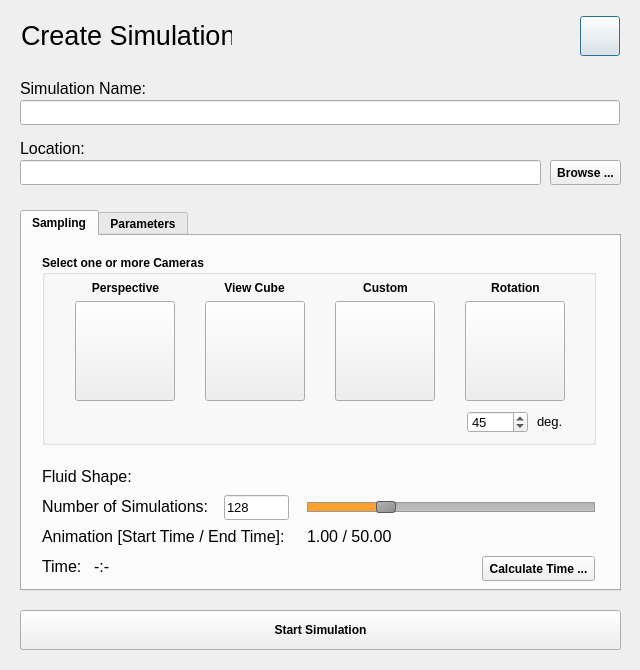
<?xml version="1.0" encoding="UTF-8"?>
<ui version="4.0">
 <class>CreateProjectDialog</class>
 <widget class="QDialog" name="CreateProjectDialog">
  <property name="geometry">
   <rect>
    <x>0</x>
    <y>0</y>
    <width>640</width>
    <height>670</height>
   </rect>
  </property>
  <property name="minimumSize">
   <size>
    <width>640</width>
    <height>670</height>
   </size>
  </property>
  <property name="maximumSize">
   <size>
    <width>640</width>
    <height>670</height>
   </size>
  </property>
  <property name="windowTitle">
   <string>Fluid Explorer - Create Simulation</string>
  </property>
  <widget class="QPushButton" name="pushButtonNewPrjHelp">
   <property name="geometry">
    <rect>
     <x>580</x>
     <y>16</y>
     <width>40</width>
     <height>40</height>
    </rect>
   </property>
   <property name="styleSheet">
    <string notr="true"/>
   </property>
   <property name="text">
    <string/>
   </property>
   <property name="iconSize">
    <size>
     <width>30</width>
     <height>30</height>
    </size>
   </property>
  </widget>
  <widget class="QLabel" name="labelMain">
   <property name="geometry">
    <rect>
     <x>21</x>
     <y>20</y>
     <width>211</width>
     <height>30</height>
    </rect>
   </property>
   <property name="font">
    <font>
     <family>MS Shell Dlg 2</family>
     <pointsize>20</pointsize>
     <italic>false</italic>
     <strikeout>false</strikeout>
     <kerning>false</kerning>
    </font>
   </property>
   <property name="text">
    <string>Create Simulation</string>
   </property>
  </widget>
  <widget class="QLineEdit" name="lineEdit_SimulationName">
   <property name="geometry">
    <rect>
     <x>20</x>
     <y>100</y>
     <width>600</width>
     <height>25</height>
    </rect>
   </property>
   <property name="font">
    <font>
     <pointsize>10</pointsize>
    </font>
   </property>
  </widget>
  <widget class="QLabel" name="label_Name">
   <property name="geometry">
    <rect>
     <x>20</x>
     <y>80</y>
     <width>170</width>
     <height>16</height>
    </rect>
   </property>
   <property name="font">
    <font>
     <pointsize>12</pointsize>
    </font>
   </property>
   <property name="text">
    <string>Simulation Name:</string>
   </property>
  </widget>
  <widget class="QLabel" name="label_Location">
   <property name="geometry">
    <rect>
     <x>20</x>
     <y>140</y>
     <width>170</width>
     <height>16</height>
    </rect>
   </property>
   <property name="font">
    <font>
     <pointsize>12</pointsize>
    </font>
   </property>
   <property name="text">
    <string>Location:</string>
   </property>
  </widget>
  <widget class="QLineEdit" name="lineEdit_ProjPath">
   <property name="geometry">
    <rect>
     <x>20</x>
     <y>160</y>
     <width>521</width>
     <height>25</height>
    </rect>
   </property>
   <property name="font">
    <font>
     <pointsize>10</pointsize>
    </font>
   </property>
  </widget>
  <widget class="QPushButton" name="pushButtonBrowse">
   <property name="geometry">
    <rect>
     <x>550</x>
     <y>160</y>
     <width>71</width>
     <height>25</height>
    </rect>
   </property>
   <property name="font">
    <font>
     <weight>75</weight>
     <bold>true</bold>
    </font>
   </property>
   <property name="styleSheet">
    <string notr="true"/>
   </property>
   <property name="text">
    <string>Browse ...</string>
   </property>
  </widget>
  <widget class="QTabWidget" name="tabWidget">
   <property name="enabled">
    <bool>true</bool>
   </property>
   <property name="geometry">
    <rect>
     <x>20</x>
     <y>210</y>
     <width>601</width>
     <height>381</height>
    </rect>
   </property>
   <property name="font">
    <font>
     <weight>75</weight>
     <bold>true</bold>
    </font>
   </property>
   <property name="styleSheet">
    <string notr="true"/>
   </property>
   <property name="tabPosition">
    <enum>QTabWidget::North</enum>
   </property>
   <property name="currentIndex">
    <number>0</number>
   </property>
   <widget class="QWidget" name="tabSampling">
    <attribute name="title">
     <string>Sampling</string>
    </attribute>
    <widget class="QGroupBox" name="groupBoxCameras">
     <property name="geometry">
      <rect>
       <x>20</x>
       <y>19</y>
       <width>554</width>
       <height>190</height>
      </rect>
     </property>
     <property name="title">
      <string>Select one or more Cameras</string>
     </property>
     <widget class="QPushButton" name="pushButton_CamPV">
      <property name="geometry">
       <rect>
        <x>33</x>
        <y>46</y>
        <width>100</width>
        <height>100</height>
       </rect>
      </property>
      <property name="text">
       <string/>
      </property>
      <property name="iconSize">
       <size>
        <width>90</width>
        <height>90</height>
       </size>
      </property>
     </widget>
     <widget class="QPushButton" name="pushButton_CamVC">
      <property name="geometry">
       <rect>
        <x>163</x>
        <y>46</y>
        <width>100</width>
        <height>100</height>
       </rect>
      </property>
      <property name="text">
       <string/>
      </property>
      <property name="iconSize">
       <size>
        <width>90</width>
        <height>90</height>
       </size>
      </property>
     </widget>
     <widget class="QPushButton" name="pushButton_CamSPH">
      <property name="geometry">
       <rect>
        <x>293</x>
        <y>46</y>
        <width>100</width>
        <height>100</height>
       </rect>
      </property>
      <property name="text">
       <string/>
      </property>
      <property name="iconSize">
       <size>
        <width>90</width>
        <height>90</height>
       </size>
      </property>
     </widget>
     <widget class="QPushButton" name="pushButton_ROT">
      <property name="geometry">
       <rect>
        <x>423</x>
        <y>46</y>
        <width>100</width>
        <height>100</height>
       </rect>
      </property>
      <property name="text">
       <string/>
      </property>
      <property name="iconSize">
       <size>
        <width>90</width>
        <height>90</height>
       </size>
      </property>
     </widget>
     <widget class="QSpinBox" name="spinBox_rotDeg">
      <property name="geometry">
       <rect>
        <x>425</x>
        <y>156</y>
        <width>61</width>
        <height>22</height>
       </rect>
      </property>
      <property name="font">
       <font>
        <pointsize>10</pointsize>
        <weight>50</weight>
        <bold>false</bold>
       </font>
      </property>
      <property name="minimum">
       <number>10</number>
      </property>
      <property name="maximum">
       <number>90</number>
      </property>
      <property name="value">
       <number>45</number>
      </property>
     </widget>
     <widget class="QLabel" name="label">
      <property name="geometry">
       <rect>
        <x>495</x>
        <y>156</y>
        <width>31</width>
        <height>20</height>
       </rect>
      </property>
      <property name="font">
       <font>
        <pointsize>10</pointsize>
        <weight>50</weight>
        <bold>false</bold>
       </font>
      </property>
      <property name="text">
       <string>deg.</string>
      </property>
     </widget>
     <widget class="QLabel" name="label_2">
      <property name="geometry">
       <rect>
        <x>33</x>
        <y>23</y>
        <width>101</width>
        <height>20</height>
       </rect>
      </property>
      <property name="text">
       <string>Perspective</string>
      </property>
      <property name="alignment">
       <set>Qt::AlignCenter</set>
      </property>
     </widget>
     <widget class="QLabel" name="label_3">
      <property name="geometry">
       <rect>
        <x>162</x>
        <y>23</y>
        <width>101</width>
        <height>20</height>
       </rect>
      </property>
      <property name="text">
       <string>View Cube</string>
      </property>
      <property name="alignment">
       <set>Qt::AlignCenter</set>
      </property>
     </widget>
     <widget class="QLabel" name="label_4">
      <property name="geometry">
       <rect>
        <x>293</x>
        <y>23</y>
        <width>101</width>
        <height>20</height>
       </rect>
      </property>
      <property name="text">
       <string>Custom</string>
      </property>
      <property name="alignment">
       <set>Qt::AlignCenter</set>
      </property>
     </widget>
     <widget class="QLabel" name="label_5">
      <property name="geometry">
       <rect>
        <x>423</x>
        <y>23</y>
        <width>101</width>
        <height>20</height>
       </rect>
      </property>
      <property name="text">
       <string>Rotation</string>
      </property>
      <property name="alignment">
       <set>Qt::AlignCenter</set>
      </property>
     </widget>
     <widget class="QLabel" name="label_selectedCam">
      <property name="geometry">
       <rect>
        <x>284</x>
        <y>156</y>
        <width>121</width>
        <height>20</height>
       </rect>
      </property>
      <property name="font">
       <font>
        <pointsize>9</pointsize>
       </font>
      </property>
      <property name="text">
       <string/>
      </property>
      <property name="alignment">
       <set>Qt::AlignCenter</set>
      </property>
     </widget>
    </widget>
    <widget class="QLabel" name="labelNumberSeq">
     <property name="geometry">
      <rect>
       <x>20</x>
       <y>260</y>
       <width>171</width>
       <height>21</height>
      </rect>
     </property>
     <property name="font">
      <font>
       <pointsize>12</pointsize>
       <weight>50</weight>
       <bold>false</bold>
      </font>
     </property>
     <property name="text">
      <string>Number of Simulations:</string>
     </property>
    </widget>
    <widget class="QLabel" name="labelTime">
     <property name="geometry">
      <rect>
       <x>20</x>
       <y>320</y>
       <width>41</width>
       <height>21</height>
      </rect>
     </property>
     <property name="font">
      <font>
       <pointsize>12</pointsize>
       <weight>50</weight>
       <bold>false</bold>
      </font>
     </property>
     <property name="text">
      <string>Time:</string>
     </property>
    </widget>
    <widget class="QSlider" name="horizontalSlider_numberSeq">
     <property name="geometry">
      <rect>
       <x>285</x>
       <y>261</y>
       <width>288</width>
       <height>20</height>
      </rect>
     </property>
     <property name="styleSheet">
      <string notr="true"> QSlider::groove:horizontal {
     border: 1px solid #999999;
     height: 8px; /* the groove expands to the size of the slider by default. by giving it a height, it has a fixed size */
     background: qlineargradient(x1:0, y1:0, x2:0, y2:1, stop:0 #B1B1B1, stop:1 #c4c4c4);
     margin: 2px 0;
 }

 QSlider::handle:horizontal {
     background: qlineargradient(x1:0, y1:0, x2:1, y2:1, stop:0 #b4b4b4, stop:1 #8f8f8f);
     border: 1px solid #5c5c5c;
     width: 18px;
     margin: -2px 0; /* handle is placed by default on the contents rect of the groove. Expand outside the groove */
     border-radius: 3px;
 }

QSlider::sub-page:qlineargradient {
     border: 1px solid #999999;
     height: 8px; /* the groove expands to the size of the slider by default. by giving it a height, it has a fixed size */
     background: rgb(255, 160, 47);
     margin: 2px 0;
}</string>
     </property>
     <property name="minimum">
      <number>1</number>
     </property>
     <property name="maximum">
      <number>500</number>
     </property>
     <property name="pageStep">
      <number>1</number>
     </property>
     <property name="value">
      <number>128</number>
     </property>
     <property name="orientation">
      <enum>Qt::Horizontal</enum>
     </property>
    </widget>
    <widget class="QLineEdit" name="lineEdit_numberSeq">
     <property name="geometry">
      <rect>
       <x>202</x>
       <y>259</y>
       <width>65</width>
       <height>25</height>
      </rect>
     </property>
     <property name="font">
      <font>
       <pointsize>10</pointsize>
       <weight>50</weight>
       <bold>false</bold>
      </font>
     </property>
     <property name="text">
      <string>128</string>
     </property>
    </widget>
    <widget class="QLabel" name="labelAnimationTime">
     <property name="geometry">
      <rect>
       <x>20</x>
       <y>290</y>
       <width>251</width>
       <height>21</height>
      </rect>
     </property>
     <property name="font">
      <font>
       <pointsize>12</pointsize>
       <weight>50</weight>
       <bold>false</bold>
      </font>
     </property>
     <property name="text">
      <string>Animation [Start Time / End Time]:</string>
     </property>
    </widget>
    <widget class="QLabel" name="labelAnimationTimeStartEnd">
     <property name="geometry">
      <rect>
       <x>285</x>
       <y>290</y>
       <width>281</width>
       <height>21</height>
      </rect>
     </property>
     <property name="font">
      <font>
       <pointsize>12</pointsize>
       <weight>50</weight>
       <bold>false</bold>
      </font>
     </property>
     <property name="text">
      <string>1.00 / 50.00</string>
     </property>
    </widget>
    <widget class="QLabel" name="labelFluidBox">
     <property name="geometry">
      <rect>
       <x>20</x>
       <y>230</y>
       <width>91</width>
       <height>21</height>
      </rect>
     </property>
     <property name="font">
      <font>
       <pointsize>12</pointsize>
       <weight>50</weight>
       <bold>false</bold>
      </font>
     </property>
     <property name="text">
      <string>Fluid Shape:</string>
     </property>
    </widget>
    <widget class="QPushButton" name="pushButtonBrowse_CalculateTime">
     <property name="geometry">
      <rect>
       <x>460</x>
       <y>320</y>
       <width>113</width>
       <height>25</height>
      </rect>
     </property>
     <property name="font">
      <font>
       <weight>75</weight>
       <bold>true</bold>
      </font>
     </property>
     <property name="styleSheet">
      <string notr="true"/>
     </property>
     <property name="text">
      <string>Calculate Time ...</string>
     </property>
    </widget>
    <widget class="QLabel" name="labelFluidBox_Value">
     <property name="geometry">
      <rect>
       <x>119</x>
       <y>230</y>
       <width>451</width>
       <height>21</height>
      </rect>
     </property>
     <property name="font">
      <font>
       <pointsize>12</pointsize>
       <weight>50</weight>
       <bold>false</bold>
      </font>
     </property>
     <property name="text">
      <string/>
     </property>
    </widget>
    <widget class="QLabel" name="labelTime_Value">
     <property name="geometry">
      <rect>
       <x>72</x>
       <y>320</y>
       <width>81</width>
       <height>21</height>
      </rect>
     </property>
     <property name="font">
      <font>
       <pointsize>12</pointsize>
       <weight>50</weight>
       <bold>false</bold>
      </font>
     </property>
     <property name="text">
      <string>-:-</string>
     </property>
    </widget>
   </widget>
   <widget class="QWidget" name="tabParameters">
    <property name="enabled">
     <bool>true</bool>
    </property>
    <attribute name="title">
     <string>Parameters</string>
    </attribute>
    <widget class="QScrollArea" name="scrollArea">
     <property name="geometry">
      <rect>
       <x>10</x>
       <y>10</y>
       <width>561</width>
       <height>311</height>
      </rect>
     </property>
     <property name="widgetResizable">
      <bool>true</bool>
     </property>
     <widget class="QWidget" name="scrollAreaWidgetContents">
      <property name="geometry">
       <rect>
        <x>0</x>
        <y>0</y>
        <width>559</width>
        <height>309</height>
       </rect>
      </property>
      <widget class="QWidget" name="widget" native="true">
       <property name="geometry">
        <rect>
         <x>0</x>
         <y>0</y>
         <width>581</width>
         <height>311</height>
        </rect>
       </property>
      </widget>
     </widget>
    </widget>
   </widget>
  </widget>
  <widget class="QPushButton" name="pushButtonCreateSimulation">
   <property name="geometry">
    <rect>
     <x>20</x>
     <y>610</y>
     <width>601</width>
     <height>40</height>
    </rect>
   </property>
   <property name="font">
    <font>
     <weight>75</weight>
     <bold>true</bold>
    </font>
   </property>
   <property name="styleSheet">
    <string notr="true"/>
   </property>
   <property name="text">
    <string>Start Simulation</string>
   </property>
   <property name="icon">
    <iconset>
     <normaloff>:/img/ico_search.ico</normaloff>:/img/ico_search.ico</iconset>
   </property>
   <property name="iconSize">
    <size>
     <width>30</width>
     <height>30</height>
    </size>
   </property>
  </widget>
 </widget>
 <resources/>
 <connections/>
</ui>
